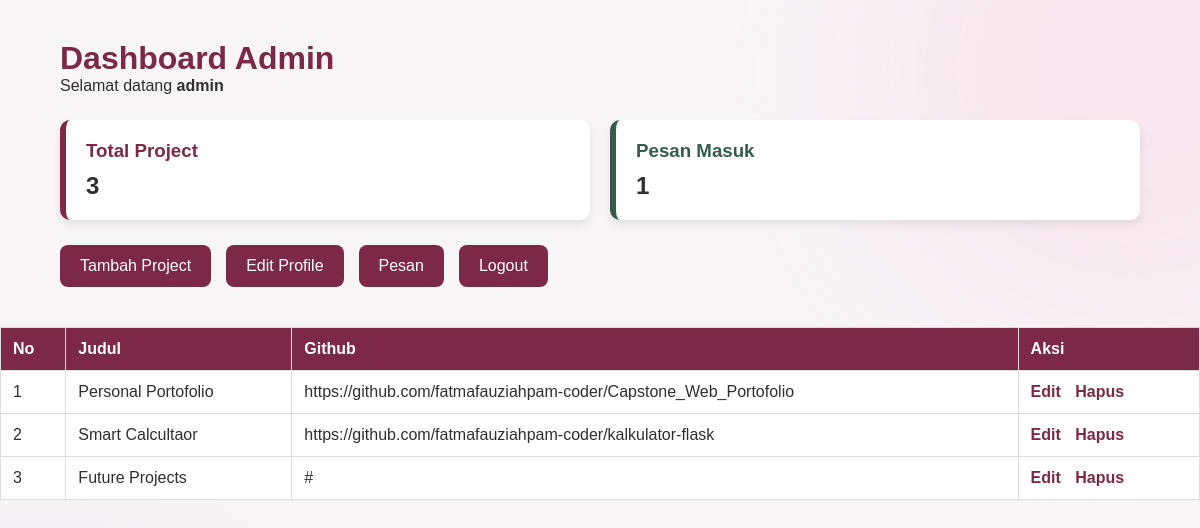
The page /dashboard (signed in) on the database its author committed.
### models.py (models this page shows, shortened)
class User(UserMixin, db.Model):
    id = db.Column(db.Integer, primary_key=True)
    username = db.Column(db.String(50), unique=True)
    password = db.Column(db.String(255))

class Project(db.Model):
    id = db.Column(db.Integer, primary_key=True)
    title = db.Column(db.String(100))
    description = db.Column(db.Text)
    image = db.Column(db.String(255))
    github = db.Column(db.String(255))
    demo = db.Column(db.String(255))
    created_at = db.Column(db.DateTime,
                           default=datetime.utcnow)

### app.py (the view)
@app.route("/dashboard")
@login_required
def dashboard():
    projects = Project.query.all()
    total_project = Project.query.count()
    total_message = Contact.query.count()
    return render_template(
        "dashboard.html",
        projects=projects,
        total_project=total_project,
        total_message=total_message
    )

### app.py (called while the page is built)
@login_manager.user_loader
def load_user(user_id):
    return User.query.get(int(user_id))

### templates/dashboard.html (shortened to what this page needs)
<!DOCTYPE html>
<html lang="en">
<head>
    <link rel="stylesheet" href="{{ url_for('static', filename='css/style.css') }}">
</head>
<body>
<div class="container">
    <h1>Dashboard Admin</h1>
    <p>Selamat datang <b>{{ current_user.username }}</b></p>
<div style="
display:flex;
gap:20px;
margin:25px 0;
">
    <div style="
    flex:1;
    background:#ffffff;
    border-left:6px solid #7b2946;
    padding:20px;
    border-radius:10px;
    box-shadow:0 5px 10px rgba(0,0,0,.08);
    ">
        <h3 style="margin:0;color:#7b2946;">Total Project</h3>
        <h2 style="margin-top:10px;">{{ total_project }}</h2>
    </div>
    <div style="
    flex:1;
    background:#ffffff;
    border-left:6px solid #355C4A;
    padding:20px;
    border-radius:10px;
    box-shadow:0 5px 10px rgba(0,0,0,.08);
    ">
        <h3 style="margin:0;color:#355C4A;">Pesan Masuk</h3>
        <h2 style="margin-top:10px;">{{ total_message }}</h2>
    </div>
</div>
    <div class="menu">
    <a href="{{ url_for('add_project') }}">Tambah Project</a>
    <a href="{{ url_for('edit_profile') }}">Edit Profile</a>
    <a href="{{ url_for('messages') }}">Pesan</a>
    <a href="{{ url_for('logout') }}">Logout</a>
</div>
</div>
    <table>
        <tr>
            <th>No</th>
            <th>Judul</th>
            <th>Github</th>
            <th>Aksi</th>
        </tr>
        {% for project in projects %}
        <tr>
            <td>{{ loop.index }}</td>
            <td>{{ project.title }}</td>
            <td>{{ project.github }}</td>
            <td class="aksi">
                <a href="{{ url_for('edit_project', id=project.id) }}">
                    Edit
                </a>
                <a href="{{ url_for('delete_project', id=project.id) }}"
                   onclick="return confirm('Yakin ingin menghapus project ini?')">
                    Hapus
                </a>
            </td>
        </tr>
        {% endfor %}
    </table>
</body>
</html>

### static/css/style.css (style rules this page uses)
html { scroll-behavior:smooth; }
* { margin:0; padding:0; box-sizing:border-box; }
body { background:#FFF7FA; font-family:Poppins,sans-serif; color:#2F2F2F; }
body { overflow-x:hidden; }
body::before { content:""; position:fixed; width:500px; height:500px; background:#F8D7E2; border-radius:50%; top:-180px; right:-180px; opacity:.45; filter:blur(70px); z-index:-1; }
body::after { content:""; position:fixed; width:400px; height:400px; background:#355C4A; border-radius:50%; bottom:-170px; left:-150px; opacity:.08; filter:blur(80px); z-index:-1; }

### templates/dashboard.html (style rules this page uses)
body { background:#f8f5f7; font-family:Arial, sans-serif; margin:0; }
.container { width:90%; margin:40px auto; }
h1 { color:#7b2946; }
.menu { display:flex; gap:15px; margin-bottom:25px; }
.menu a { text-decoration:none; background:#7b2946; color:white; padding:12px 20px; border-radius:8px; }
table { width:100%; border-collapse:collapse; background:white; }
th,td { padding:12px; border:1px solid #ddd; text-align:left; }
th { background:#7b2946; color:white; }
.aksi a { color:#7b2946; font-weight:bold; text-decoration:none; margin-right:10px; }

### rows shown on the page
User: username "admin"
Project: title "Personal Portofolio", github "https://github.com/fatmafauziahpam-coder/Capstone_Web_Portofolio"
Project: title "Smart Calcultaor", github "https://github.com/fatmafauziahpam-coder/kalkulator-flask"
Project: title "Future Projects", github "#"

### other values the page prints
{{ total_project }} "3"
{{ total_message }} "1"
